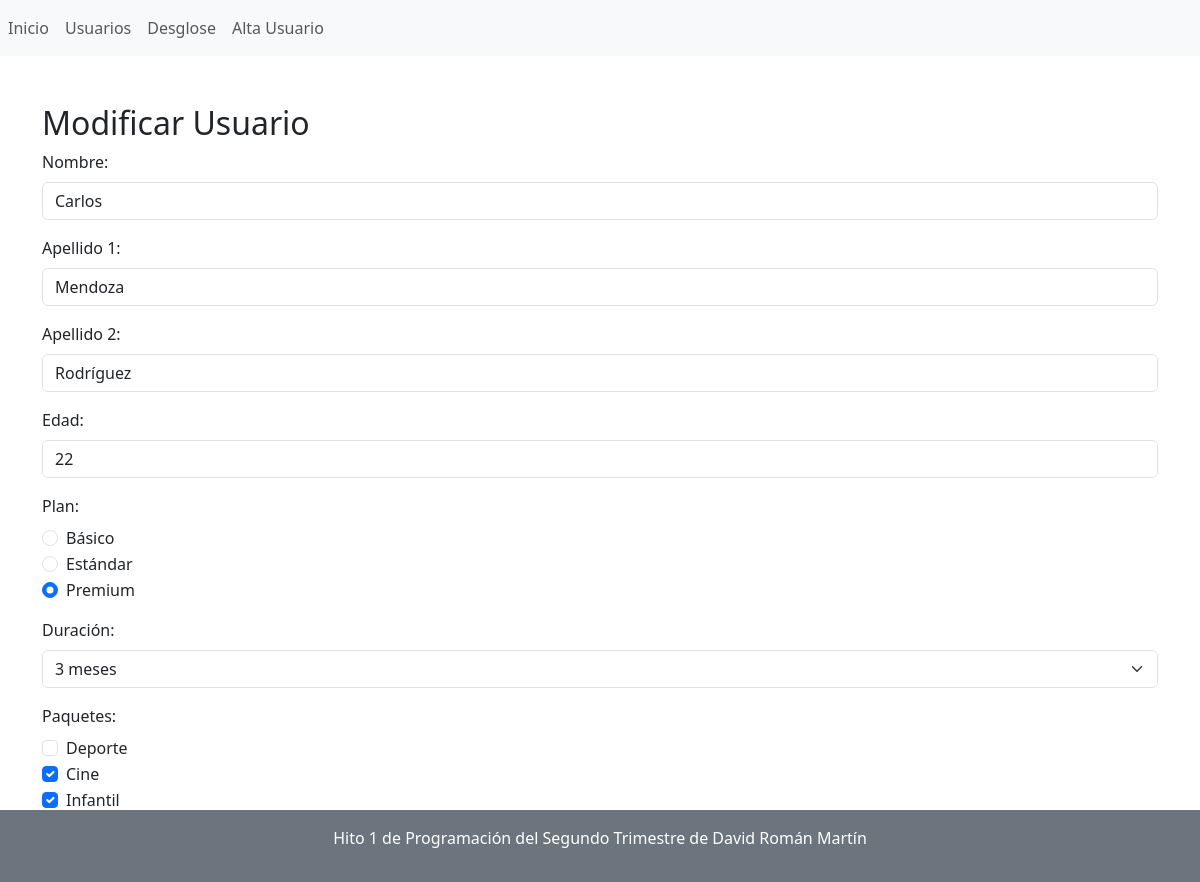
Screenshot of /modificar.php?correo=carlos.mendoza@example.com with the database file from the repository.
### tables this page shows
CREATE TABLE `usuarios` (
  `correo` varchar(100) NOT NULL,
  `nombre` varchar(50) NOT NULL,
  `apellido1` varchar(50) NOT NULL,
  `apellido2` varchar(50) NOT NULL,
  `edad` int NOT NULL,
  PRIMARY KEY (`correo`)
);

CREATE TABLE `planes_usuarios` (
  `correo` varchar(100) NOT NULL,
  `id_plan` int NOT NULL,
  `duracion` int DEFAULT NULL,
  KEY `correo` (`correo`),
  KEY `id_plan` (`id_plan`),
  CONSTRAINT `planes_usuarios_ibfk_1` FOREIGN KEY (`correo`) REFERENCES `usuarios` (`correo`),
  CONSTRAINT `planes_usuarios_ibfk_2` FOREIGN KEY (`id_plan`) REFERENCES `planes` (`id_plan`)
);

CREATE TABLE `planes` (
  `id_plan` int NOT NULL,
  `plan` varchar(50) DEFAULT NULL,
  `precio` decimal(10,2) DEFAULT NULL,
  PRIMARY KEY (`id_plan`)
);

CREATE TABLE `paquetes` (
  `id_paquete` int NOT NULL,
  `paquete` varchar(50) DEFAULT NULL,
  `precio` decimal(10,2) DEFAULT NULL,
  PRIMARY KEY (`id_paquete`)
);

### modificar.php (the view, shortened to what this page needs)
<!DOCTYPE html>
<html>
    <head>
        <link href="https://cdn.jsdelivr.net/npm/bootstrap@5.3.3/dist/css/bootstrap.min.css" rel="stylesheet">
    </head>
    <body>
    <?php
    $conexion = new mysqli("127.0.0.1", "root", "campusfp", "hito1prog");
    include('navegacion.php');
    $correo = $_GET['correo'];
    if (!empty($correo)) {
        $queryUsuario = "SELECT * FROM usuarios WHERE correo = '$correo'";
        $queryPlanes = "SELECT * FROM planes";
        $queryPaquetes = "SELECT * FROM paquetes";
        $queryPlanUsuario = "SELECT * FROM planes_usuarios WHERE correo = '$correo'";
        $queryPaquetesUsuario = "SELECT id_paquete FROM paquetes_usuarios WHERE correo = '$correo'";
        $resultUsuario = $conexion->query($queryUsuario);
        $resultPlanes = $conexion->query($queryPlanes);
        $resultPaquetes = $conexion->query($queryPaquetes);
        $resultPlanUsuario = $conexion->query($queryPlanUsuario);
        $resultPaquetesUsuario = $conexion->query($queryPaquetesUsuario);
        $usuario = $resultUsuario ? $resultUsuario->fetch_assoc() : [];
        $planUsuario = $resultPlanUsuario ? $resultPlanUsuario->fetch_assoc() : [];
        $paquetesUsuario = [];
        if ($resultPaquetesUsuario) {
            while ($row = $resultPaquetesUsuario->fetch_assoc()) {
                $paquetesUsuario[] = $row['id_paquete'];
            }
        }
    } else {
        $usuario = [];
        $planUsuario = [];
        $paquetesUsuario = [];
    }
    if (!empty($usuario)):
        echo '<!DOCTYPE html>';
        echo '<html lang="es">';
        echo '<head>';
        echo '<link href="https://cdn.jsdelivr.net/npm/bootstrap@5.3.3/dist/css/bootstrap.min.css" rel="stylesheet">';
        echo '</head>';
        echo '<body>';
        echo '<div class="container mt-5">';
        echo '<h2>Modificar Usuario</h2>';
        echo '<form method="POST">';
        echo '<div class="mb-3">';
        echo '<label for="Nombre" class="form-label">Nombre:</label>';
        echo '<input type="text" name="Nombre" id="Nombre" class="form-control" value="' . $usuario['nombre'] . '" required>';
        echo '</div>';
        echo '<div class="mb-3">';
        echo '<label for="Apellido1" class="form-label">Apellido 1:</label>';
        echo '<input type="text" name="Apellido1" id="Apellido1" class="form-control" value="' .$usuario['apellido1'] . '" required>';
        echo '</div>';
        echo '<div class="mb-3">';
        echo '<label for="Apellido2" class="form-label">Apellido 2:</label>';
        echo '<input type="text" name="Apellido2" id="Apellido2" class="form-control" value="' .$usuario['apellido2'] . '" required>';
        echo '</div>';
        echo '<div class="mb-3">';
        echo '<label for="Edad" class="form-label">Edad:</label>';
        echo '<input type="number" name="Edad" id="Edad" class="form-control" value="' . $usuario['edad'] . '" required>';
        echo '</div>';
        echo '<div class="mb-3">';
        echo '<label class="form-label">Plan:</label><br>';
        while ($row = $resultPlanes->fetch_assoc()) {
            echo '<div class="form-check">';
            echo '<input type="radio" name="id_plan" class="form-check-input" value="' . $row['id_plan'] . '" ' . (isset($planUsuario['id_plan']) && $row['id_plan'] == $planUsuario['id_plan'] ? 'checked' : '') . '>';
            echo '<label class="form-check-label">' . $row['plan'] . '</label>';
            echo '</div>';
        }
        echo '</div>';
        echo '<div class="mb-3">';
        echo '<label for="duracion" class="form-label">Duración:</label>';
        echo '<select name="duracion" id="duracion" class="form-select">';
        for ($i = 1; $i <= 12; $i++) {
            echo '<option value="' . $i . '" ' . (isset($planUsuario['duracion']) && $i == $planUsuario['duracion'] ? 'selected' : '') . '>' . $i . ' meses</option>';
        }
        echo '</select>';
        echo '</div>';
        echo '<div class="mb-3">';
        echo '<label class="form-label">Paquetes:</label><br>';
        while ($row = $resultPaquetes->fetch_assoc()) {
            echo '<div class="form-check">';
            echo '<input type="checkbox" name="paquete[]" class="form-check-input" value="' . $row['id_paquete'] . '" ' . (in_array($row['id_paquete'], $paquetesUsuario) ? 'checked' : '') . '>';
            echo '<label class="form-check-label">' . $row['paquete'] . '</label>';
            echo '</div>';
        }
        echo '</div>';
        echo '<div class="mb-3">';
        echo '<button type="submit" name="actualizar" class="btn btn-primary">Actualizar</button>';
        echo '<button type="button" class="btn btn-secondary" onclick="window.location.href=\'index.php\'">Volver al Menú Principal</button>';
        echo '</div>';
        echo '</form>';
        echo '</div>';
        echo '</body>';
        echo '</html>';
    endif;
    ?>
        <footer class="bg-secondary text-white text-center py-3 fixed-bottom"><p>Hito 1 de Programación del Segundo Trimestre de David Román Martín</p></footer>
    </body>
</html>

### rows the page displays
usuarios: Nombre "Carlos", Apellido1 "Mendoza", Apellido2 "Rodríguez", Edad "22"
planes: plan "Básico"
planes_usuarios: id_plan "☑", duracion "3 meses"
planes: plan "Estándar"
planes: plan "Premium"
paquetes: paquete "Deporte"
paquetes: id_paquete "☑", paquete "Cine"
paquetes: id_paquete "☑", paquete "Infantil"
